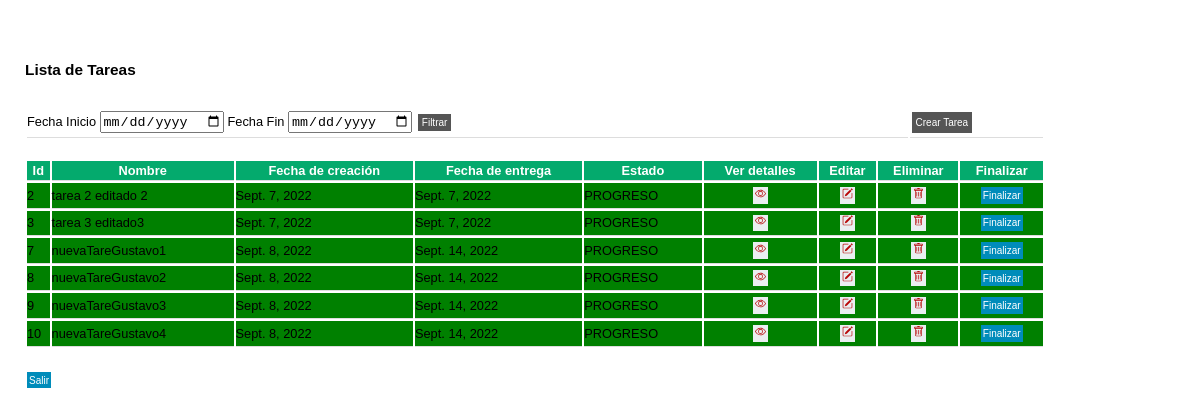
Screenshot of /gestion_tareas/eliminar_tarea/1 with the database file from the repository.
### gestion_tareas/models.py (models this page shows)
class tarea(models.Model):
    descripcion = models.CharField(max_length=128,default='')
    fecha_cracion = models.DateField(default=datetime.date.today)
    fecha_entrega = models.DateField(default=datetime.date.today)
    responsable = models.CharField(max_length=128,default='')
    estado = models.CharField(max_length=128,default='PROGRESO')

### gestion_tareas/views.py (the view)
# urls.py: path('eliminar_tarea/<str:ind>',views.eliminar_tarea,name='eliminar_tarea'),
def eliminar_tarea(request,ind): #solo eliminación lógica
    tarea_eliminar = tarea.objects.get(id=ind)
    tarea_eliminar.estado = "ELIMINADO"
    tarea_eliminar.save()
    lista_tareas = tarea.objects.filter(responsable=tarea_eliminar.responsable)
    lista_tareas = lista_tareas.exclude(estado='ELIMINADO')
    return render(request,'gestion_tareas/dashboard.html',{
        'lista_tareas':lista_tareas,
        'responsable':tarea_eliminar.responsable
    })

### gestion_tareas/templates/gestion_tareas/dashboard.html (shortened to what this page needs)
{% load static %}
<!DOCTYPE html>
<html>
    <head>
        <link rel="stylesheet" href="{% static 'gestion_tareas/base.css' %}" >
    </head>
    <body>
        <div class="container col-md-8">
            <br>
            <h3>Lista de Tareas</h3>
            <br>
            <form method="post" action="{% url 'gestion_tareas:dashboard' responsable %}">
            <table>
                <tbody>
                    <tr>
                        <td>
                            <label>Fecha Inicio</label>
                            <input type="date" class="form-control" name="fecha_inicio">
                            <label>Fecha Fin</label>
                            <input type="date" class="form-control" name="fecha_fin">
                            <button type="submit" class="button">Filtrar</button>
                        </td>
                        <td>
                            <div class="right">
                                <a class="button" href="{% url 'gestion_tareas:crear_tarea' responsable %}">Crear Tarea</a>
                            </div>
                        </td>
                    </tr>
                </tbody>
            </table>
            </form>
            <br>
            <table>
                <thead>
                    <th>Id</th>
                    <th>Nombre</th>
                    <th>Fecha de creación</th>
                    <th>Fecha de entrega</th>
                    <th>Estado</th>
                    <th>Ver detalles</th>
                    <th>Editar</th>
                    <th>Eliminar</th>
                    <th>Finalizar</th>
                </thead>
                <tbody class="table-primary">
                    {% for tarea in lista_tareas %}
                        {% if tarea.estado == "PROGRESO" %}
                        <tr bgcolor="#008000">
                        {% elif tarea.estado == "FINALIZANDO" %}
                        <tr bgcolor="#FFFF00">
                        {% elif tarea.estado == "FINALIZADO" %}
                        <tr bgcolor="#00FFFF">
                        {% elif tarea.estado == "PENDIENTE" %}
                        <tr bgcolor="#FF0000">
                        {% endif %}
                            <td>{{ tarea.id }}</td>
                            <td class="table-primary">{{ tarea.descripcion }}</td>
                            <td class="table-primary">{{ tarea.fecha_cracion }}</td>
                            <td class="table-primary">{{ tarea.fecha_entrega }}</td>
                            <td class="table-primary">{{ tarea.estado }}</td>
                            <td class="td_center">
                                <a class="button3" href="{% url 'gestion_tareas:detalle_tarea' tarea.id %}">
                                </a>
                            </td>
                            <td class="td_center">
                                <a class="button3" href="{% url 'gestion_tareas:editar_tarea' tarea.id %}">
                                </a>
                            </td>
                            <td class="td_center">
                                <a class="button3" href="{% url 'gestion_tareas:eliminar_tarea' tarea.id %}">
                                </a>
                            </td>
                            <td class="td_center">
                                <a class="button2" href="{% url 'gestion_tareas:finalizar_tarea' tarea.id %}">Finalizar</a>
                            </td>
                        </tr>
                    {% endfor %}
                </tbody>
            </table>
        </div>
        <br>
        <a class="button2" href="{% url 'gestion_tareas:ingresar' %}">Salir</a>
    </body>
</html>

### gestion_tareas/static/gestion_tareas/base.css (style rules this page uses)
body { margin: 0; padding: 0; font-size: 80%; line-height: 1.5; font-family: Arial, Helvetica, sans-serif; width: 85%; margin: 25px; }
h1, h2, h3, h4 { margin: 1em 0 .5em; line-height: 1.25 }
h3 { font-size: 1.2em }
table { width: 100%; font-size: 1.0em }
th, td { text-align: left; padding: 0; border-bottom: 1px solid #ddd; }
.td_center { text-align: center; padding: 0; border-bottom: 1px solid #ddd; }
th { background-color: #04AA6D; color: white; text-align: center; }
.button { background-color: #555555; border: none; color: white; padding: 3px 4px; text-align: center; text-decoration: none; display: inline-block; font-size: 10px; margin: 4px 2px; cursor: pointer; }
.button2 { background-color: #008CBA; border: none; color: white; padding: 0.8px 2px; text-align: center; text-decoration: none; display: inline-block; font-size: 10px; margin: 4px 2px; cursor: pointer; }
.button3 { background-color: #eaeff1; border: none; color: rgb(184, 9, 9); padding: 0.8px 2px; text-align: center; text-decoration: none; display: inline-block; font-size: 10px; margin: 4px 2px; cursor: pointer; }
.right { position: sticky; right: auto; left: auto; width: 70%; padding: 0px; }

### rows the page displays
tarea: id "2", descripcion "tarea 2 editado 2", fecha_cracion "Sept. 7, 2022", fecha_entrega "Sept. 7, 2022", estado "PROGRESO"
tarea: id "3", descripcion "tarea 3 editado3", fecha_cracion "Sept. 7, 2022", fecha_entrega "Sept. 7, 2022", estado "PROGRESO"
tarea: id "7", descripcion "nuevaTareGustavo1", fecha_cracion "Sept. 8, 2022", fecha_entrega "Sept. 14, 2022", estado "PROGRESO"
tarea: id "8", descripcion "nuevaTareGustavo2", fecha_cracion "Sept. 8, 2022", fecha_entrega "Sept. 14, 2022", estado "PROGRESO"
tarea: id "9", descripcion "nuevaTareGustavo3", fecha_cracion "Sept. 8, 2022", fecha_entrega "Sept. 14, 2022", estado "PROGRESO"
tarea: id "10", descripcion "nuevaTareGustavo4", fecha_cracion "Sept. 8, 2022", fecha_entrega "Sept. 14, 2022", estado "PROGRESO"
